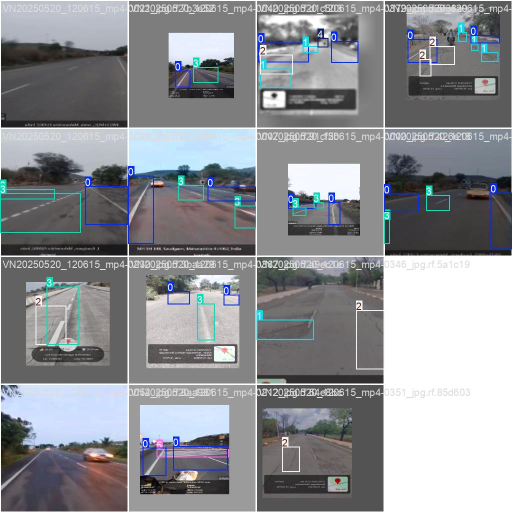
#> input picture train_batch77.jpg, 1024 x 1024 px, given in place of Road.mp4, which was not available (shown at 1/2 size)
$ jupyter execute --allow-errors roboflow_code.ipynb   (shell and % lines are left out)   (text cells are left out)
#> lines starting #> are read from the running program, lines starting #| are printed output that depends on the picture; pictures that were not available may be replaced by others from this repository, and a replacement may not be noted
[cell 1]
from roboflow import Roboflow
#> (the rest of this cell did not finish here and is left out)

[cell 2]
from ultralytics import YOLO

#> (the rest of this cell did not finish here and is left out)

#> (a cell that did not finish here is left out)

[cell 4]
import cv2
import os
from ultralytics import YOLO
import random
import numpy as np
from collections import defaultdict
import csv
from google.colab.patches import cv2_imshow

# === CONFIGURATION ===
model_path = "/content/runs/detect/train/weights/best.pt"
input_path = "/content/VN20250520_120615 (2).mp4"
output_root ="/content/sample_data"
os.makedirs(output_root, exist_ok=True)

# === LOCATION SETUP ===
location_name = os.path.splitext(os.path.basename(input_path))[0]
location_folder = os.path.join(output_root, location_name)
os.makedirs(location_folder, exist_ok=True)

# === LOAD MODEL ===
#> (the rest of this cell did not finish here and is left out)

[cell 5]
import pytesseract
import cv2
import os
import pandas as pd
import re
from tqdm import tqdm
from geopy.geocoders import Nominatim
from geopy.exc import GeocoderTimedOut

[cell 6]
pytesseract.pytesseract.tesseract_cmd = r'/usr/bin/tesseract'

[cell 7]
import os
import cv2
import pytesseract
from PIL import Image
import pandas as pd
from geopy.geocoders import Nominatim
from ultralytics import YOLO
from tqdm import tqdm

# === Install (if not already) ===

# === Config Paths ===
IMAGE_FOLDER = "/content/drive/MyDrive/final data/VN20250520_120615 (2)/Potholes"       # 🔁 Change this
MODEL_PATH = "/content/drive/MyDrive/final data/runs/detect/train/weights/best.pt"                   # 🔁 Change this
OUTPUT_CSV = "/content/defect_location_output.csv"
SAVE_BY_CATEGORY = True                           # ✅ Set True to save in folders

# === Tesseract path for Colab ===
pytesseract.pytesseract.tesseract_cmd = "/usr/bin/tesseract"

# === Load YOLO model ===
#> (the rest of this cell did not finish here and is left out)

[cell 8]
import pytesseract
import cv2
import os
import pandas as pd
import re

# Optional: Set path to Tesseract executable (required if it's not in system PATH)
pytesseract.pytesseract.tesseract_cmd = "/usr/bin/tesseract"

# [25 lines left out: function extract_info_from_image, not called in this run]

# ✅ Update this path to your folder location
image_folder = r'/content/drive/MyDrive/final data/datasets/T8zOM457b5/test/images'

# Check folder existence
if not os.path.exists(image_folder):
    print(f"❌ Folder not found: {image_folder}")
else:
    print(f"✅ Folder found: {image_folder}")

    # Extract and save data
    results = []

    for filename in os.listdir(image_folder):
        if filename.lower().endswith((".jpg", ".jpeg", ".png")):
            info = extract_info_from_image(os.path.join(image_folder, filename))
            results.append(info)

    # Save results
    df = pd.DataFrame(results)
    df.to_csv("gps_extracted_data.csv", index=False)
    print("✅ Saved data to gps_extracted_data.csv")

[cell 9]
import cv2
import os
import pytesseract
import easyocr
import csv
from datetime import datetime
from geopy.geocoders import Nominatim
from ultralytics import YOLO

#> (a cell that did not finish here is left out)

[cell 11]
model_path = "/content/drive/MyDrive/final data/runs/detect/train/weights/best.pt"  # Change if needed
#> (the rest of this cell did not finish here and is left out)

[cell 12]
import cv2
import os

# Change this path to the actual location of your video file in Google Drive or Colab
# Example for Google Drive: "/content/drive/MyDrive/Your_Video_Folder/Road.mp4"
# Example for Colab temporary storage: "/content/Road.mp4"
video_path = "/content/Road.mp4"  # <<<--- Update this path

# The rest of the code remains the same
output_dir = "/content/frames"
os.makedirs(output_dir, exist_ok=True)

cap = cv2.VideoCapture(video_path)
if not cap.isOpened():
    print(f"❌ Failed to open video at path: {video_path}") # Added feedback
else:
    print(f"✅ Video opened successfully from path: {video_path}") # Added feedback

    fps = cap.get(cv2.CAP_PROP_FPS)
    frame_count = int(cap.get(cv2.CAP_PROP_FRAME_COUNT))

    # Check if FPS is valid before proceeding
    if fps > 0:
        duration = frame_count / fps
        print(f"🎞️ Duration: {duration:.2f} sec, FPS: {fps}")

        count = 0
        frame_id = 0
        success = True

        while success:
            # Ensure we don't seek beyond the video duration
            # Check if the current position in milliseconds is beyond the video's duration in milliseconds
            if count * 1000 >= duration * 1000: # Use >= for safety
                 break
            cap.set(cv2.CAP_PROP_POS_MSEC, count * 1000)  # 1 frame per second
            success, frame = cap.read()
#> frame is the input picture: shape (1024, 1024, 3); mean B, G, R 147.5, 143.4, 141
            if not success:
                # If cap.read() fails, break the loop
                break
            frame_path = os.path.join(output_dir, f"frame_{frame_id:04d}.jpg")
            cv2.imwrite(frame_path, frame)
            print(f"🖼️ Saved: {frame_path}")
            count += 1 # Increment count for the next second
            frame_id += 1 # Increment frame_id for the saved frame

        cap.release()
        print(f"✅ Extracted {frame_id} frames.")
    else:
        print("❌ Error: Could not retrieve FPS from the video.")
        print(f"Video path attempted: {video_path}") # Print path to help diagnose

[cell 13]
def extract_metadata(image_path):
    results = reader.readtext(image_path)
    latitude = longitude = timestamp = "Unknown"

    for _, text, _ in results:
        text = text.strip().replace("°", "").replace("'", "").replace('"', '')
        lower_text = text.lower()
        if "lat" in lower_text:
            latitude = ''.join(filter(lambda x: x.isdigit() or x in ['.', '-'], text))
        elif "lon" in lower_text or "lng" in lower_text:
            longitude = ''.join(filter(lambda x: x.isdigit() or x in ['.', '-'], text))
        elif ":" in text and "-" in text:
            timestamp = text.strip()

    try:
        if latitude != "Unknown" and longitude != "Unknown":
            location = geolocator.reverse(f"{latitude}, {longitude}", language='en')
            address = location.address if location else "Address Not Found"
        else:
            address = "GPS Missing"
    except Exception as e:
        address = f"Geocoding Failed: {e}"

    return latitude, longitude, timestamp, address

[cell 14]
frames_dir = "/content/frames"
output_csv = "/content/frame_metadata_with_defects.csv"

#> (the rest of this cell did not finish here and is left out)

[cell 15]
import os
import re
import cv2
import pytesseract
from PIL import Image, ImageEnhance

# === CONFIGURATION ===
image_folder = "/content/drive/MyDrive/final data/images"
label_folder = "/content/drive/MyDrive/final data/labels"
output_folder = "/content/drive/MyDrive/final data"
os.makedirs(output_folder, exist_ok=True)

pytesseract.pytesseract.tesseract_cmd = r'/usr/bin/tesseract'

class_names = ['pothole', 'crack', 'speed_breaker', 'edge_line', 'lane_mark', 'edge_line']

# === FUNCTIONS ===
def extract_text(image_path):
    img = Image.open(image_path).convert("L")  # grayscale
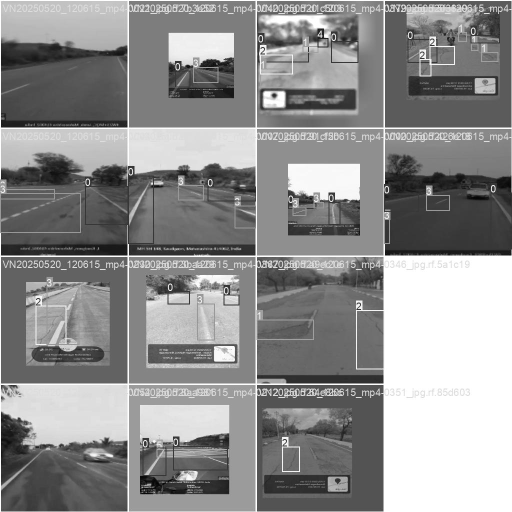
#> img: PIL image 1024x1024 L (shown at 1/2 size); min 0, max 255, mean 143.1
    img = img.resize((img.width * 2, img.height * 2))  # upscale
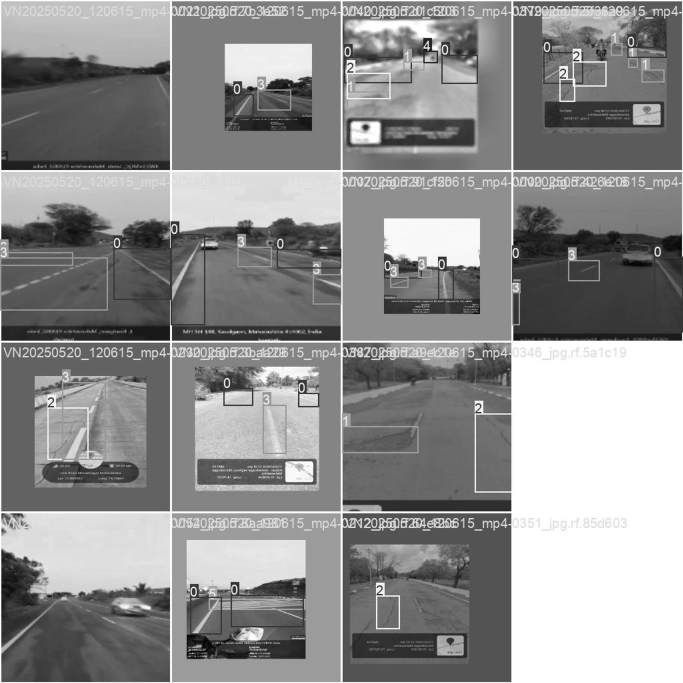
#> img: PIL image 2048x2048 L (shown at 1/3 size); min 0, max 255, mean 143.1
    img = ImageEnhance.Contrast(img).enhance(2)  # increase contrast
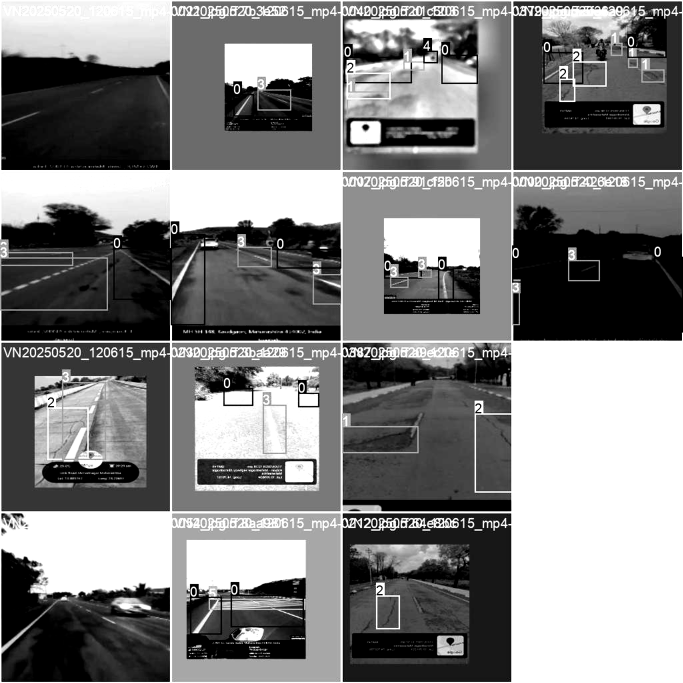
#> img: PIL image 2048x2048 L (shown at 1/3 size); min 0, max 255, mean 127.3
    text = pytesseract.image_to_string(img)
    return text

# [29 lines left out: functions parse_location_and_gps, read_labels, not called in this run]

# === MAIN LOOP ===
#> (the rest of this cell did not finish here and is left out)

[cell 16]
import os
import re
import pytesseract
import unicodedata
from PIL import Image, ImageEnhance
from geopy.geocoders import Nominatim
from geopy.exc import GeocoderTimedOut
import time
import csv

# === CONFIG ===
image_folder = r"/content/drive/MyDrive/final/images"
label_folder = r"/content/drive/MyDrive/final/labels"
output_txt_folder = r"/content/drive/MyDrive/final data/metadata"
final_csv_path = r"/content/sample_data/defect_summary_final.csv"
os.makedirs(output_txt_folder, exist_ok=True)

class_names = ['pothole', 'crack', 'speed_breaker', 'edge_line', 'lane_mark', 'edge_line']

# === OCR + Location Parser ===
def extract_text(image_path):
    img = Image.open(image_path).convert("L")
    img = img.resize((img.width * 2, img.height * 2))
    img = ImageEnhance.Contrast(img).enhance(2)
    text = pytesseract.image_to_string(img)
    return text

# [29 lines left out: functions parse_location_and_gps, read_labels, not called in this run]

# === Extract .txt files for each frame ===
#> (the rest of this cell did not finish here and is left out)

[cell 17]
import os
import re
import csv
import pytesseract
from PIL import Image, ImageEnhance
from geopy.geocoders import Nominatim

# === Configuration ===
image_folder = "/content/drive/MyDrive/final/images"
label_folder = "/content/drive/MyDrive/final/labels"
output_csv = "/content/sample_data/defect_summary_final.csv"
class_names = ['pothole', 'crack', 'speed_breaker', 'edge_line', 'lane_mark', 'edge_line']

# === Setup OCR and Geolocator ===
pytesseract.pytesseract.tesseract_cmd = r'/usr/bin/tesseract'
#> (the rest of this cell did not finish here and is left out)

[cell 18]
import os
import re
import csv
import cv2
import pytesseract
from PIL import Image, ImageEnhance

# === CONFIGURATION ===
image_folder = "/content/drive/MyDrive/final/images"
label_folder = "/content/drive/MyDrive/final/labels"
output_txt_folder = "/content/drive/MyDrive/final data"
output_csv_path = "/content/drive/MyDrive/final data/defect_summary_final.csv"

os.makedirs(output_txt_folder, exist_ok=True)

class_names = ['pothole', 'crack', 'speed_breaker', 'edge_line', 'lane_mark', 'edge_line']
pytesseract.pytesseract.tesseract_cmd = "/usr/bin/tesseract"

# === OCR TEXT EXTRACTION ===
def extract_text(image_path):
    img = cv2.imread(image_path)
    h, w = img.shape[:2]
#> h = 1024; w = 1024
    cropped = img[int(h*0.85):, :]  # Bottom 15% of image
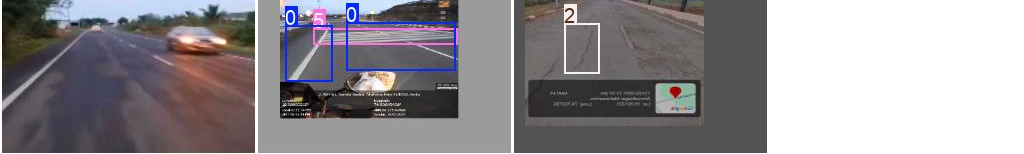
#> cropped: shape (154, 1024, 3); mean B, G, R 145.6, 141.8, 145.4

    gray = cv2.cvtColor(cropped, cv2.COLOR_BGR2GRAY)
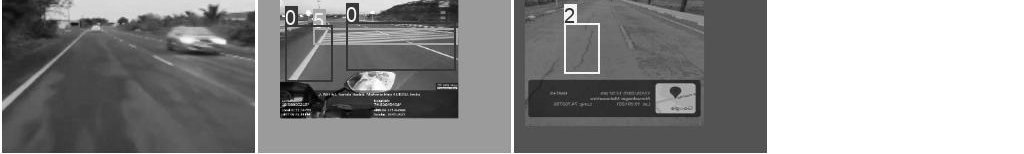
#> gray: shape (154, 1024); min 0, max 255, mean 143.3
    gray = cv2.resize(gray, None, fx=2, fy=2)
#> gray: shape (308, 2048)
    pil_img = Image.fromarray(gray)
    pil_img = ImageEnhance.Contrast(pil_img).enhance(2)
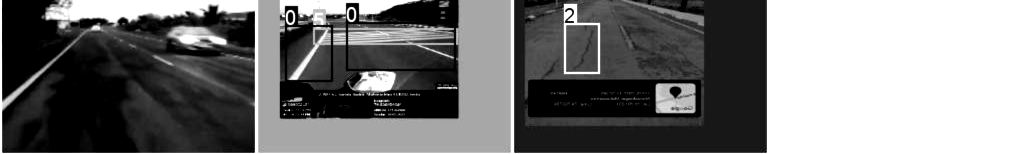
#> pil_img: PIL image 2048x308 L (shown at 1/2 size); min 0, max 255, mean 118.8

    text = pytesseract.image_to_string(pil_img)
    return text

# === PARSE LOCATION AND GPS ===
# [32 lines left out: functions parse_location_and_gps, read_labels, not called in this run]

# === MAIN PROCESSING (TEXT EXTRACTION) ===
print("\n🔍 Extracting text and metadata...")
#> (the rest of this cell did not finish here and is left out)
